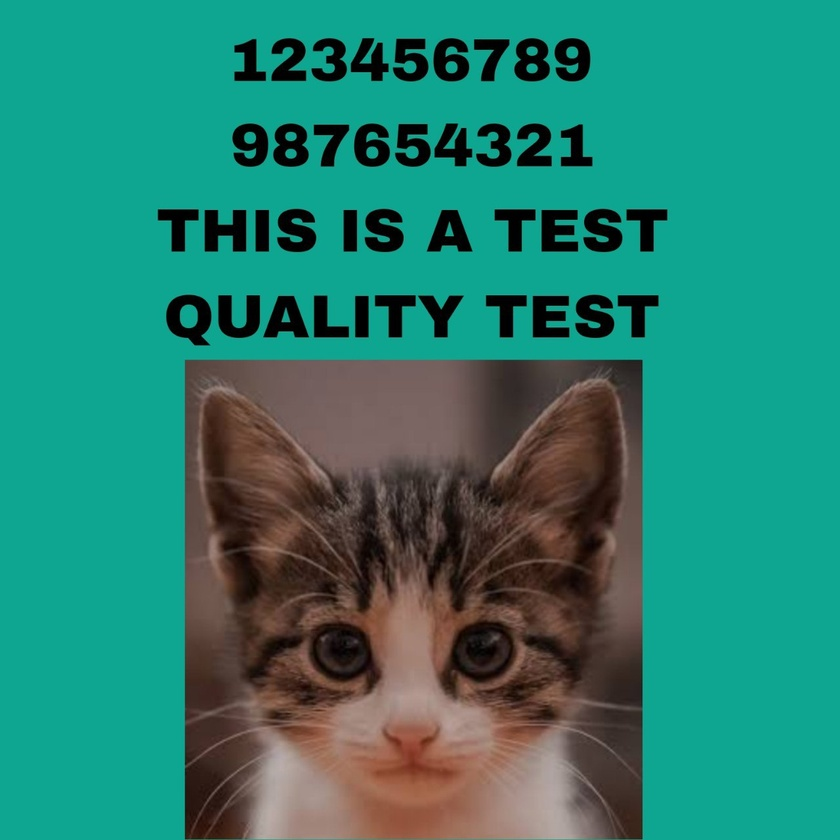
#> input picture test.jpg, 840 x 840 px, shrunk from 1280 x 1280 before the run
$ python main.py
#> lines starting #> are read from the running program, lines starting #| are printed output that depends on the picture
#> the answer given: 3
#> further down, original_image is the input picture: PIL image 840x840 RGB; mean R, G, B 40.2, 128.3, 112.1

from PIL import Image
import numpy as np
#main
def scramble_pixels(image, a):
#> called with a = 3
    np.random.seed(a)
    width, height = image.size
#> width = 840; height = 840
    pixels = np.array(image)
    indices = np.arange(width * height)
    np.random.shuffle(indices)
    scrambled_pixels = np.zeros_like(pixels)

    for i, index in enumerate(indices):
        x = i % width
        y = i // width
        scrambled_pixels[y, x] = pixels[index // width, index % width]
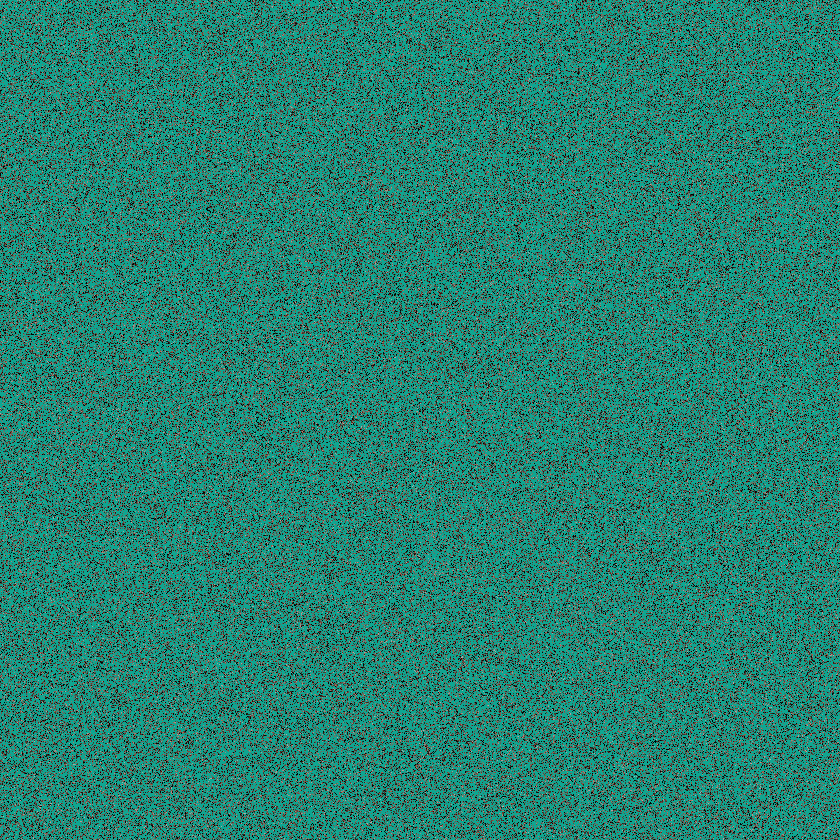
#> scrambled_pixels: shape (840, 840, 3); mean R, G, B 40.2, 128.3, 112.1

    scrambled_image = Image.fromarray(scrambled_pixels)
    return scrambled_image

def unscramble_pixels(image, a):
#> called with a = 3
    np.random.seed(a)
    width, height = image.size
#> width = 840; height = 840
    pixels = np.array(image)
    indices = np.arange(width * height)
    np.random.shuffle(indices)
    unscrambled_pixels = np.zeros_like(pixels)

    for i, index in enumerate(indices):
        x = index % width
        y = index // width
        unscrambled_pixels[y, x] = pixels[i // width, i % width]

    unscrambled_image = Image.fromarray(unscrambled_pixels)
    return unscrambled_image

# Example usage
image_path = 'test.jpg'
a = int(input("Enter the value of 'a': "))

# # Scramble the pixels
original_image = Image.open(image_path)
scrambled_image = scramble_pixels(original_image, a)
scrambled_image.save('scrambled_image.jpg')
scrambled_image.show()

# Unscramble the pixels
unscrambled_image = unscramble_pixels(scrambled_image, a)
unscrambled_image.save('unscrambled_image.jpg')
unscrambled_image.show()
